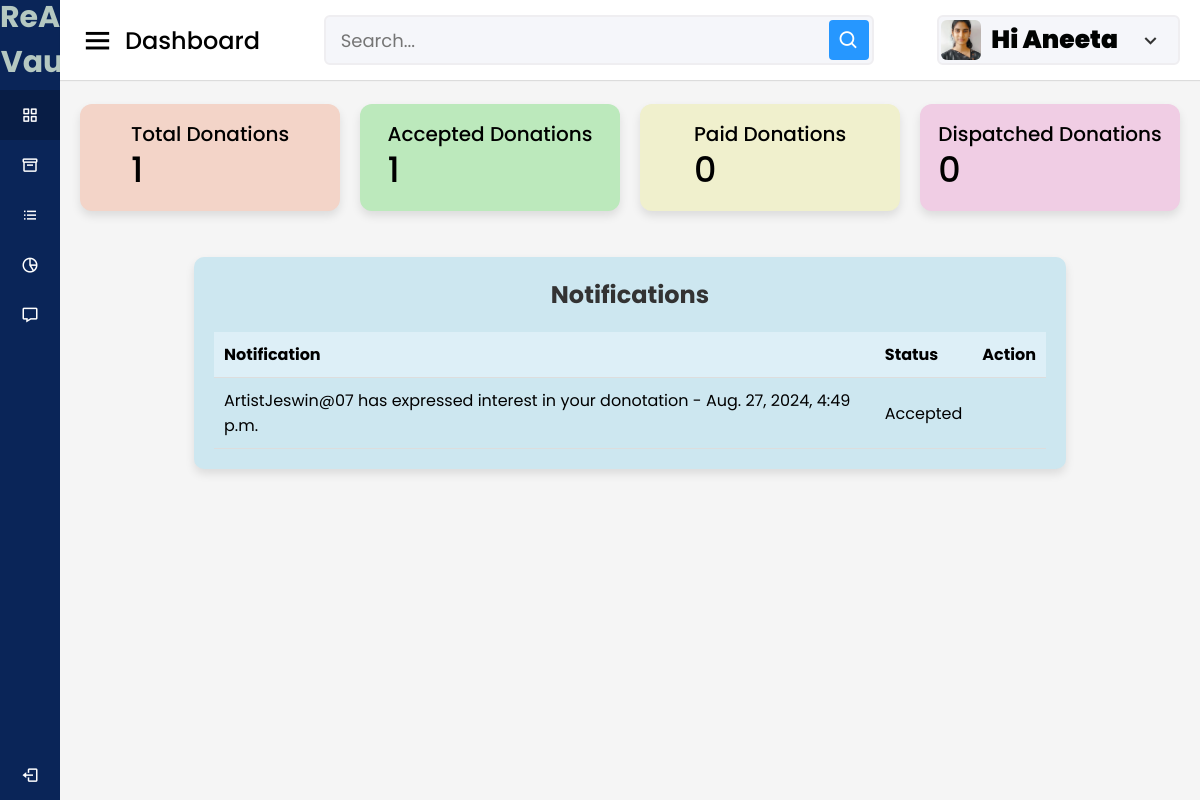
Page /donors/donor_notifications/ (signed in) on the earlier database version.
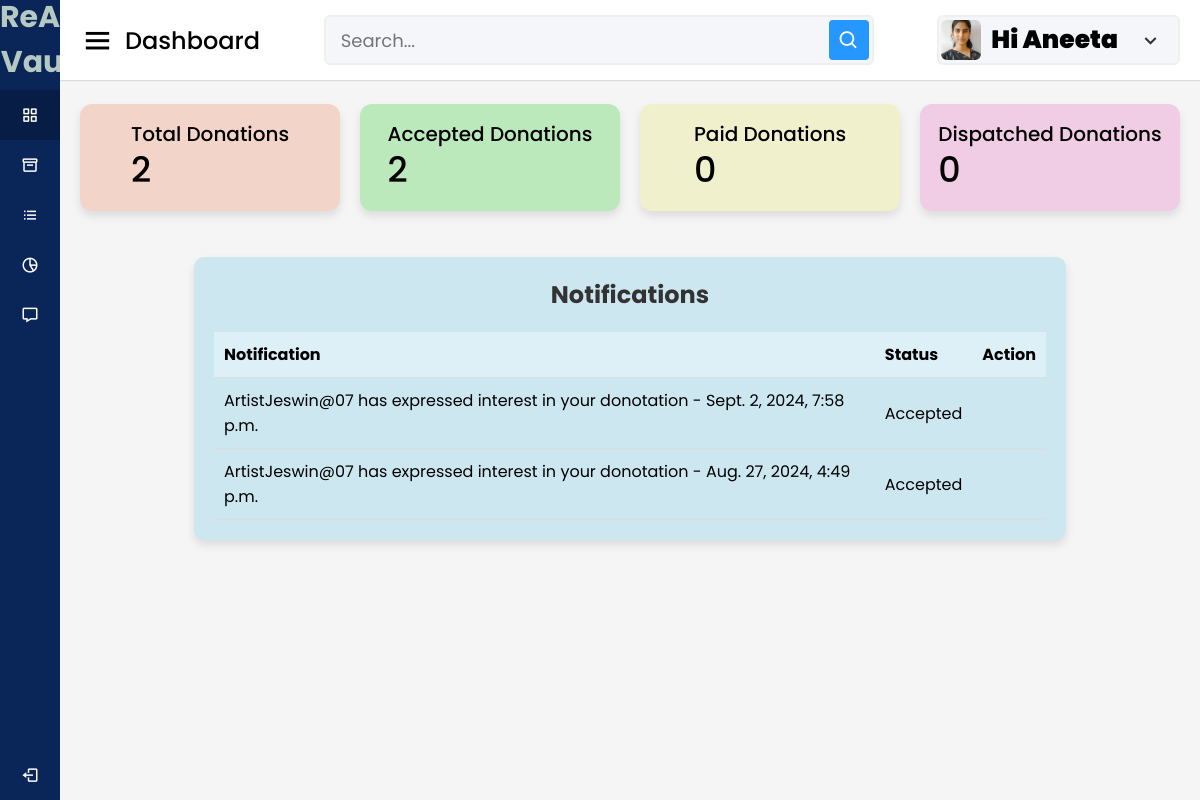
Same page on the later database version.
### donors/models.py (models this page shows, shortened)
class DonorNotification(models.Model):
    donor=models.ForeignKey(Donors, on_delete=models.CASCADE)
    message=models.TextField()
    created_at=models.DateTimeField(auto_now_add=True)
    is_read=models.BooleanField(default=False)
    interest_request=models.ForeignKey(InterestRequest, on_delete=models.CASCADE,null=True, blank=True)

### donors/views.py (the view)
# urls.py: path('donor_notifications/', views.donor_notifications, name='donor_notifications'),
@login_required
@never_cache
def donor_notifications(request):
    donor = get_object_or_404(Donors, user=request.user)
    notifications = DonorNotification.objects.filter(donor=donor).order_by('-created_at')
    notifications.update(is_read=True)
    total_donations = Donation.objects.filter(donor=donor).count()
    approved_donations = Donation.objects.filter(donor=donor, status ='accepted').count()
    context = {
        'donor':donor,
        'total_donations':total_donations,
        'approved_donations':approved_donations,
        'notifications': notifications
    }
    return render(request, 'Donors/donor_notifications.html', context)

### cart/context_processors.py (called while the page is built)
def counter(request):
    cart_count=0
    if 'admin' in request.path:
        return{}
    else:
        try:
            cart=Cart.objects.filter(cart_id=_cart_id(request))
            cart_items=CartItem.objects.all().filter(cart=cart[:1])
            for cart_item in cart_items:
                cart_count = cart_item.Quantity
        except CartItem.DoesNotExist:
            cart_count=0
    return dict(cart_count=cart_count)

### cart/views.py (called while the page is built)
def _cart_id(request):
    cart=request.session.session_key
    if not cart:
        cart=request.session.create()
    return cart

### category/context_processors.py (called while the page is built)
def menu_links(request):
    links = Category.objects.all()
    return dict(links=links)

### template/Donors/donor_notifications.html (shortened to what the changed rows need)
{% load static %}
<!DOCTYPE html>
<html lang="en" dir="ltr">
<head>
  <link rel="stylesheet" href="{% static 'assets/css/styles.css' %}">
  <link href='https://unpkg.com/boxicons@2.0.7/css/boxicons.min.css' rel='stylesheet'>
</head>
<body>
  <section class="home-section">
    <body>
      <div class="home-content">
        <div class="overview-boxes">
          <div class="box" style="background-color:rgb(243, 212, 200);">
            <div class="right-side">
              <div class="box-topic">Total Donations</div>
              <div class="number">{{ total_donations }}</div>
            </div>
          </div>
          <div class="box" style="background-color:rgb(188, 233, 188);">
            <div class="right-side">
              <div class="box-topic">Accepted Donations</div>
              <div class="number">{{ approved_donations }}</div>
            </div>
          </div>
        </div>
</head>
<body>
  <div class="sales-boxes">
    <div class="recent-sales box" style="background-color: rgb(205, 231, 240); padding: 20px; border-radius: 10px; width: 100%; max-width: 1000px;">
        <table style="width: 100%; border-collapse: collapse;">
            <thead>
                <tr style="background-color: #ddeff7; text-align: left;">
                    <th style="padding: 10px; border-bottom: 1px solid #ddd;">Notification</th>
                    <th style="padding: 10px; border-bottom: 1px solid #ddd;">Status</th>
                    <th style="padding: 10px; border-bottom: 1px solid #ddd;">Action</th>
                </tr>
            </thead>
            <tbody>
                {% for notification in notifications %}
                    <tr class="{% if notification.is_read %}read{% else %}unread{% endif %}">
                        <td style="padding: 10px; border-bottom: 1px solid #ddd;">
                            {{ notification.message }} - {{ notification.created_at }}
                        </td>
                        <td style="padding: 10px; border-bottom: 1px solid #ddd;">
                            {% if notification.interest_request %}
                                {% if notification.interest_request.status == 'accepted' %}
                                    Accepted
                                {% elif notification.interest_request.status == 'rejected' %}
                                    Rejected
                                {% else %}
                                    Pending
                                {% endif %}
                            {% else %}
                                No related interest requests found.
                            {% endif %}
                        </td>
                        <td style="padding: 10px; border-bottom: 1px solid #ddd;">
                        </td>
                    </tr>
                {% endfor %}
            </tbody>
        </table>
    </div>
</div>

Differences in the rows shown:
added DonorNotification: message "ArtistJeswin@07 has expressed interest in your donotation", created_at "Sept. 2, 2024, 7:58 p.m.", shows "Accepted"
Other differences:
{{ total_donations }}: "1" → "2"
{{ approved_donations }}: "1" → "2"
